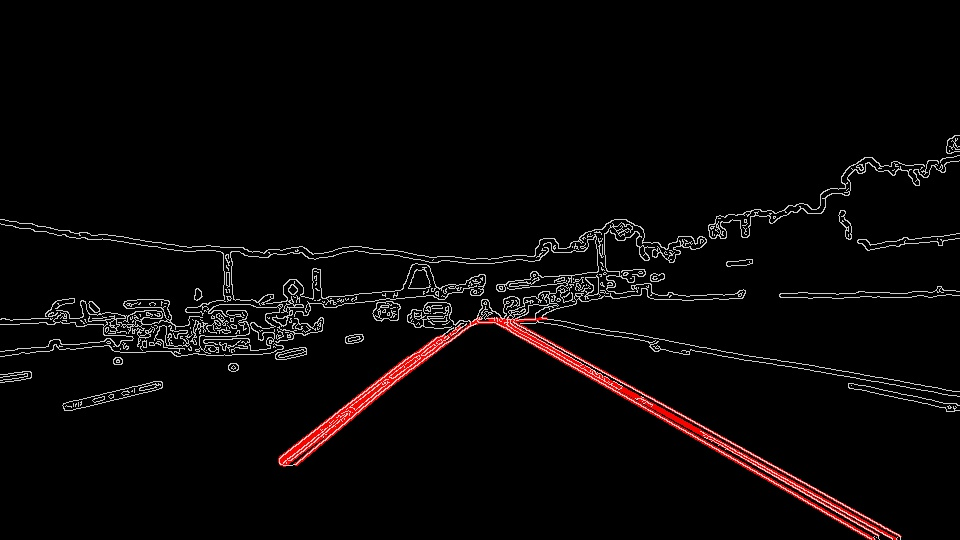
#> input picture test_images/LineLineLinesolidWhiteCurve.jpg, 960 x 540 px; its folder holds only this picture in this run
$ jupyter execute --allow-errors P1.ipynb   (shell and % lines are left out)
#> lines starting #> are read from the running program, lines starting #| are printed output that depends on the picture; after the words box and inside, x2 and y2 are one past the last pixel; in counts of white or black regions, pixels touching at a corner belong together
# **Finding Lane Lines on the Road**
***
In this project, you will use the tools you learned about in the lesson to identify lane lines on the road.  You can develop your pipeline on a series of individual images, and later apply the result to a video stream (really just a series of images). Check out the video clip "raw-lines-example.mp4" (also contained in this repository) to see what the output should look like after using the helper functions below.

Once you have a result that looks roughly like "raw-lines-example.mp4", you'll need to get creative and try to average and/or extrapolate the line segments you've detected to map out the full extent of the lane lines.  You can see an example of the result you're going for in the video "P1_example.mp4".  Ultimately, you would like to draw just one line for the left side of the lane, and one for the right.

---
Let's have a look at our first image called 'test_images/solidWhiteRight.jpg'.  Run the 2 cells below (hit Shift-Enter or the "play" button above) to display the image.

**Note** If, at any point, you encounter frozen display windows or other confounding issues, you can always start again with a clean slate by going to the "Kernel" menu above and selecting "Restart & Clear Output".

---

**The tools you have are color selection, region of interest selection, grayscaling, Gaussian smoothing, Canny Edge Detection and Hough Tranform line detection.  You  are also free to explore and try other techniques that were not presented in the lesson.  Your goal is piece together a pipeline to detect the line segments in the image, then average/extrapolate them and draw them onto the image for display (as below).  Once you have a working pipeline, try it out on the video stream below.**

---

<figure>

 <figcaption>
 <p></p>
 <p style="text-align: center;"> Your output should look something like this (above) after detecting line segments using the helper functions below </p>
 </figcaption>
</figure>
 <p></p>
<figure>

 <figcaption>
 <p></p>
 <p style="text-align: center;"> Your goal is to connect/average/extrapolate line segments to get output like this</p>
 </figcaption>
</figure>

[cell 1]
#importing some useful packages
import matplotlib.pyplot as plt
import matplotlib.image as mpimg
import numpy as np
import cv2

#> (a cell that did not finish here is left out)

**Some OpenCV functions (beyond those introduced in the lesson) that might be useful for this project are:**

`cv2.inRange()` for color selection
`cv2.fillPoly()` for regions selection
`cv2.line()` to draw lines on an image given endpoints
`cv2.addWeighted()` to coadd / overlay two images
`cv2.cvtColor()` to grayscale or change color
`cv2.imwrite()` to output images to file
`cv2.bitwise_and()` to apply a mask to an image

**Check out the OpenCV documentation to learn about these and discover even more awesome functionality!**

Below are some helper functions to help get you started. They should look familiar from the lesson!

[cell 3]
import math

def grayscale(img):
    """Applies the Grayscale transform
    This will return an image with only one color channel
    but NOTE: to see the returned image as grayscale
    (assuming your grayscaled image is called 'gray')
    you should call plt.imshow(gray, cmap='gray')"""
    return cv2.cvtColor(img, cv2.COLOR_RGB2GRAY)
    # Or use BGR2GRAY if you read an image with cv2.imread()
    # return cv2.cvtColor(img, cv2.COLOR_BGR2GRAY)

def canny(img, low_threshold, high_threshold):
    """Applies the Canny transform"""
    return cv2.Canny(img, low_threshold, high_threshold)

def gaussian_blur(img, kernel_size):
    """Applies a Gaussian Noise kernel"""
    return cv2.GaussianBlur(img, (kernel_size, kernel_size), 0)

def region_of_interest(img, vertices):
    """
    Applies an image mask.

    Only keeps the region of the image defined by the polygon
    formed from `vertices`. The rest of the image is set to black.
    """
    #defining a blank mask to start with
    mask = np.zeros_like(img)

    #defining a 3 channel or 1 channel color to fill the mask with depending on the input image
    if len(img.shape) > 2:
        channel_count = img.shape[2]  # i.e. 3 or 4 depending on your image
        ignore_mask_color = (255,) * channel_count
    else:
        ignore_mask_color = 255

    #filling pixels inside the polygon defined by "vertices" with the fill color
    cv2.fillPoly(mask, vertices, ignore_mask_color)

    #returning the image only where mask pixels are nonzero
    masked_image = cv2.bitwise_and(img, mask)
    return masked_image


def draw_lines(img, lines, color=[255, 0, 0], thickness=2):
    """
    NOTE: this is the function you might want to use as a starting point once you want to
    average/extrapolate the line segments you detect to map out the full
    extent of the lane (going from the result shown in raw-lines-example.mp4
    to that shown in P1_example.mp4).

    Think about things like separating line segments by their
    slope ((y2-y1)/(x2-x1)) to decide which segments are part of the left
    line vs. the right line.  Then, you can average the position of each of
    the lines and extrapolate to the top and bottom of the lane.

    This function draws `lines` with `color` and `thickness`.
    Lines are drawn on the image inplace (mutates the image).
    If you want to make the lines semi-transparent, think about combining
    this function with the weighted_img() function below
    """
    for line in lines:
        for x1,y1,x2,y2 in line:
            cv2.line(img, (x1, y1), (x2, y2), color, thickness)

def hough_lines(img, rho, theta, threshold, min_line_len, max_line_gap):
    """
    `img` should be the output of a Canny transform.

    Returns an image with hough lines drawn.
    """
    lines = cv2.HoughLinesP(img, rho, theta, threshold, np.array([]), minLineLength=min_line_len, maxLineGap=max_line_gap)
    line_img = np.zeros((img.shape[0], img.shape[1], 3), dtype=np.uint8)
    draw_lines(line_img, lines)
    return line_img

# Python 3 has support for cool math symbols.

def weighted_img(img, initial_img, α=0.8, β=1., λ=0.):
    """
    `img` is the output of the hough_lines(), An image with lines drawn on it.
    Should be a blank image (all black) with lines drawn on it.

    `initial_img` should be the image before any processing.

    The result image is computed as follows:

    initial_img * α + img * β + λ
    NOTE: initial_img and img must be the same shape!
    """
    return cv2.addWeighted(initial_img, α, img, β, λ)

## Test on Images

Now you should build your pipeline to work on the images in the directory "test_images"
**You should make sure your pipeline works well on these images before you try the videos.**

[cell 4]
import os
test_images_list = os.listdir("test_images/")
#> test_images_list = ['LineLineLinesolidWhiteCurve.jpg']

run your solution on all test_images and make copies into the test_images directory).

[cell 5]
# TODO: Build your pipeline that will draw lane lines on the test_images
# then save them to the test_images directory.


def detect_lanes_image(image_org):
    image = np.copy(image_org)
    gray = grayscale(image)

    # Define a kernel size and apply Gaussian smoothing
    kernel_size = 5
    blur_gray = gaussian_blur(gray,kernel_size)

    # Define our parameters for Canny and apply
    low_threshold = 50
    high_threshold = 150
    edges = canny(blur_gray, low_threshold, high_threshold)

    # Next we'll create a masked edges image using cv2.fillPoly()
    # This time we are defining a four sided polygon to mask
    imshape = image.shape
    vertices = np.array([[(0,imshape[0]),(imshape[1] * 0.5, imshape[0]* 0.59), (imshape[1] * 0.58, imshape[0] * 0.59), (imshape[1],imshape[0])]], dtype=np.int32)
    masked_edges = region_of_interest(edges, vertices)

    # Define the Hough transform parameters
    # Make a blank the same size as our image to draw on
    rho = 1 # distance resolution in pixels of the Hough grid
    theta = np.pi/180 # angular resolution in radians of the Hough grid
    threshold = 40     # minimum number of votes (intersections in Hough grid cell)
    min_line_length = 5 #minimum number of pixels making up a line
    max_line_gap = 100    # maximum gap in pixels between connectable line segments

    line_image = hough_lines(masked_edges, rho, theta, threshold, min_line_length, max_line_gap)

    # Create a "color" binary image to combine with line image
    color_edges = np.dstack((edges, edges, edges))

    # Draw the lines on the edge image
    lines_edges = weighted_img(line_image, color_edges)
    return lines_edges

for image_entry in test_images_list:
     #reading in an image
    print(image_entry)
#| LineLineLinesolidWhiteCurve.jpg
    image_org = mpimg.imread('test_images/' + image_entry)
#> image_org is the input picture: shape (540, 960, 3); mean R, G, B 9.5, 6.9, 6.9
    print('This image is: ',type(image_org),
         'with dimensions:', image_org.shape)
#| This image is:  <class 'numpy.ndarray'> with dimensions: (540, 960, 3)
    plt.imshow(image_org)
    lines_edges = detect_lanes_image(image_org)
#> in gaussian_blur, `return cv2.GaussianBlur(img, (kernel_size, kernel_size), 0)`:
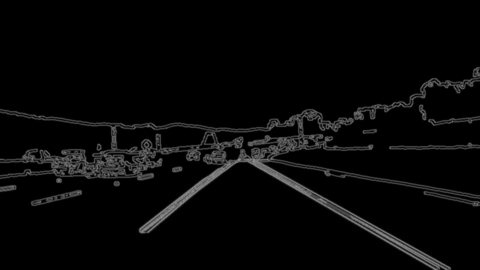
#> returned value: shape (540, 960) (shown at 1/2 size); min 0, max 151, mean 7.7
#> in canny, `return cv2.Canny(img, low_threshold, high_threshold)`:
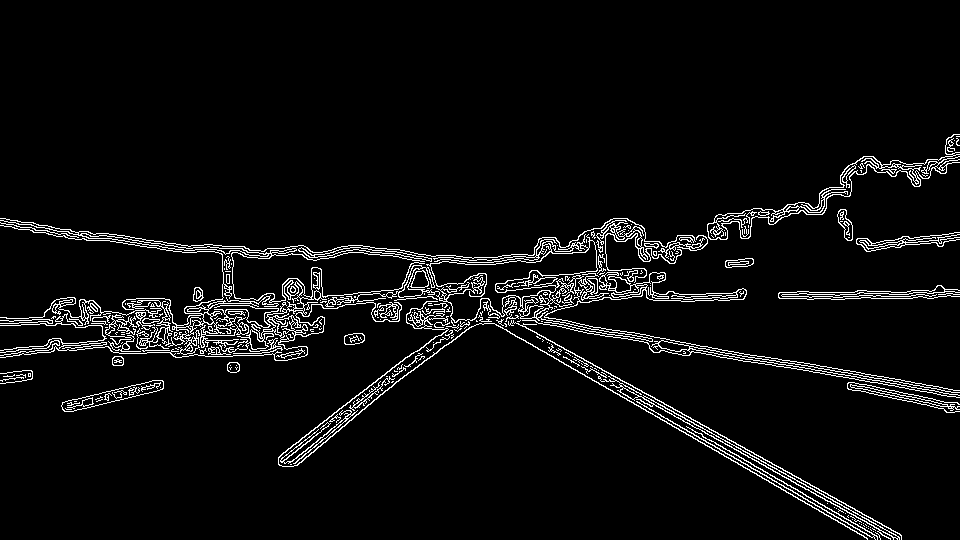
#> returned value: shape (540, 960); 4.8% white in thin lines or dots, all inside (x1, y1, x2, y2) = (0, 134, 960, 540)
#> in region_of_interest, `cv2.fillPoly(mask, vertices, ignore_mask_color)`:
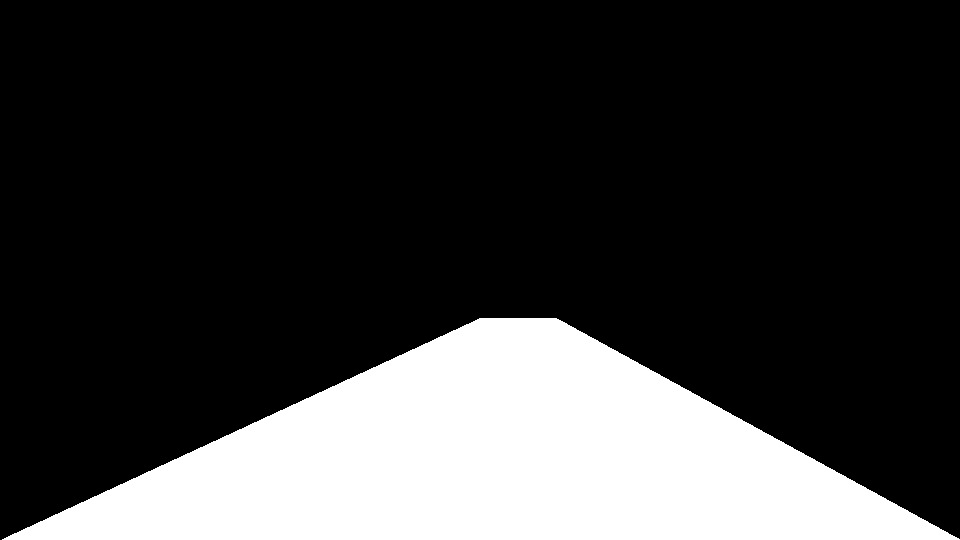
#> mask: shape (540, 960); 22.2% white; 1 white region, box (x1, y1, x2, y2) and area: (2, 318, 960, 540) 115104
#> in region_of_interest, `masked_image = cv2.bitwise_and(img, mask)`:
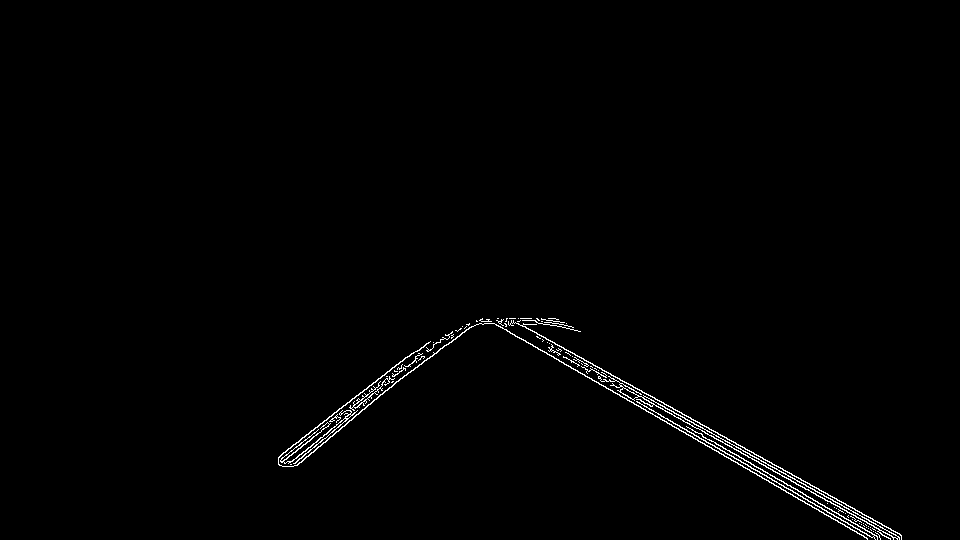
#> masked_image: shape (540, 960); 0.89% white in thin lines or dots, all inside (x1, y1, x2, y2) = (278, 318, 902, 540)
#> in hough_lines, `lines = cv2.HoughLinesP(img, rho, theta, threshold, np.array([]), minL..`: lines = 26 rows, first 6: [487, 319, 867, 538], [509, 318, 901, 535], [496, 320, 875, 539], [506, 319, 901, 538], [501, 319, 897, 539], [549, 347, 880, 538]
#> the loop in draw_lines, `for line in lines:` made 26 passes
#> after the loop in draw_lines, `for line in lines:`:
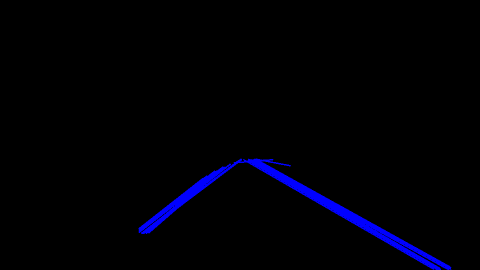
#> img: shape (540, 960, 3) (shown at 1/2 size); mean of channels 0, 1, 2 6.1, 0, 0; drawn as B, G, R
#> in weighted_img, `return cv2.addWeighted(initial_img, α, img, β, λ)`:
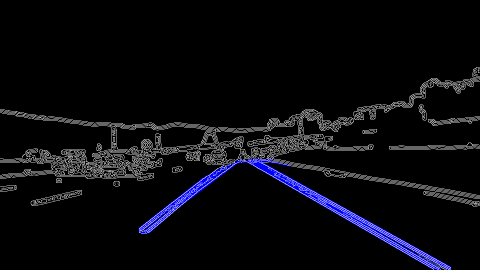
#> returned value: shape (540, 960, 3) (shown at 1/2 size); mean of channels 0, 1, 2 14.2, 9.9, 9.9; drawn as B, G, R
    plt.imshow(lines_edges)
    mpimg.imsave('test_images/' + 'Line' + image_entry, lines_edges)
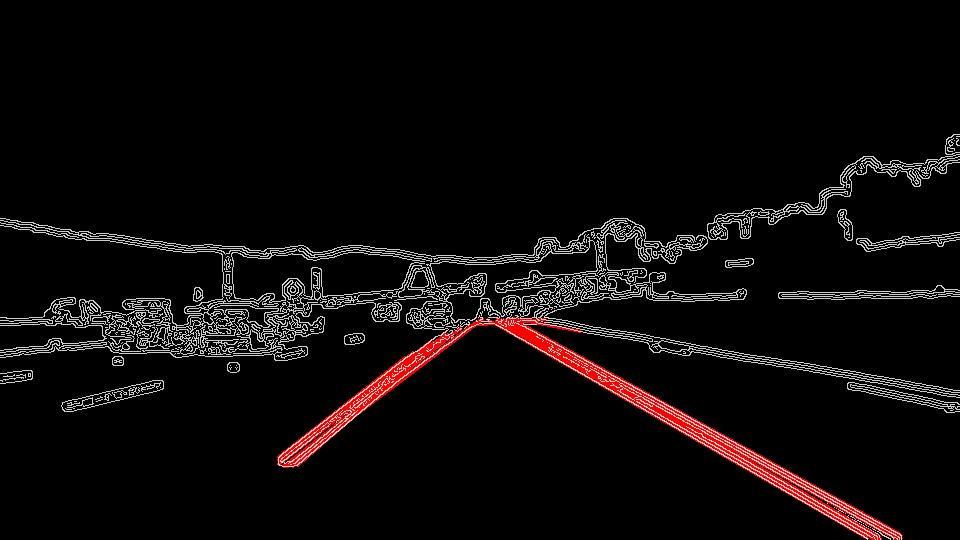
#> saved as LineLineLineLinesolidWhiteCurve.jpg: shape (540, 960, 3); mean R, G, B 14.1, 10.4, 10.4

$ run again, on test_images/LineLineLinesolidYellowLeft.jpg
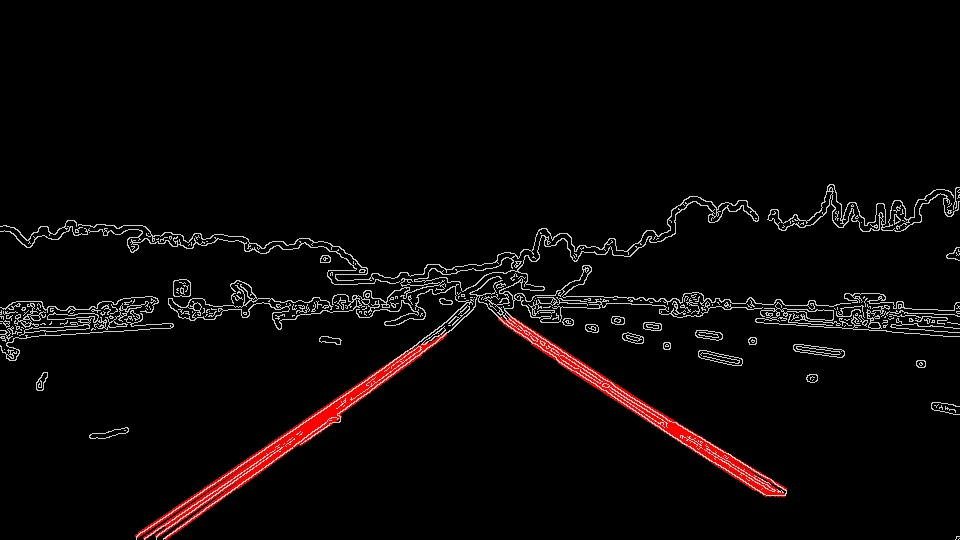
#> input picture test_images/LineLineLinesolidYellowLeft.jpg, 960 x 540 px
#> test_images_list = ['LineLineLinesolidYellowLeft.jpg']
#| LineLineLinesolidYellowLeft.jpg
#> image_org is the input picture: shape (540, 960, 3); mean R, G, B 10.2, 6.9, 6.9
#| This image is:  <class 'numpy.ndarray'> with dimensions: (540, 960, 3)
#> in canny, `return cv2.Canny(img, low_threshold, high_threshold)`:
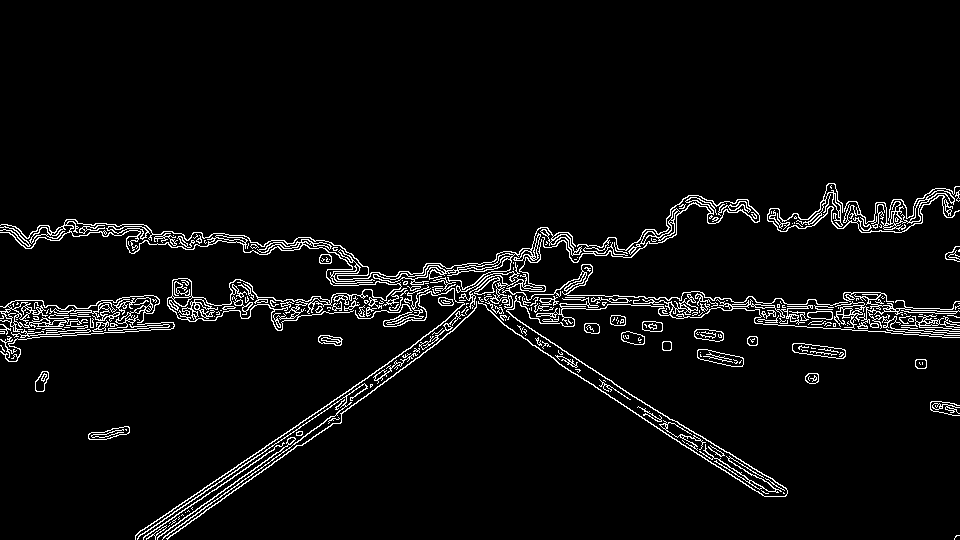
#> returned value: shape (540, 960); 4.5% white in thin lines or dots, all inside (x1, y1, x2, y2) = (0, 183, 960, 540)
#> mask: shape (540, 960); 22.2% white; 1 white region, box (x1, y1, x2, y2) and area: (2, 318, 960, 540) 115104
#> masked_image: shape (540, 960); 0.83% white in thin lines or dots, all inside (x1, y1, x2, y2) = (135, 318, 956, 540)
#> lines = 28 rows, first 6: [167, 539, 443, 338], [143, 537, 438, 338], [138, 532, 398, 356], [135, 538, 416, 349], [556, 361, 764, 496], [516, 319, 786, 495]
#> the loop in draw_lines, `for line in lines:` made 28 passes
#> `mpimg.imsave('test_images/' + 'Line' + image_entry, lines_edges)`:
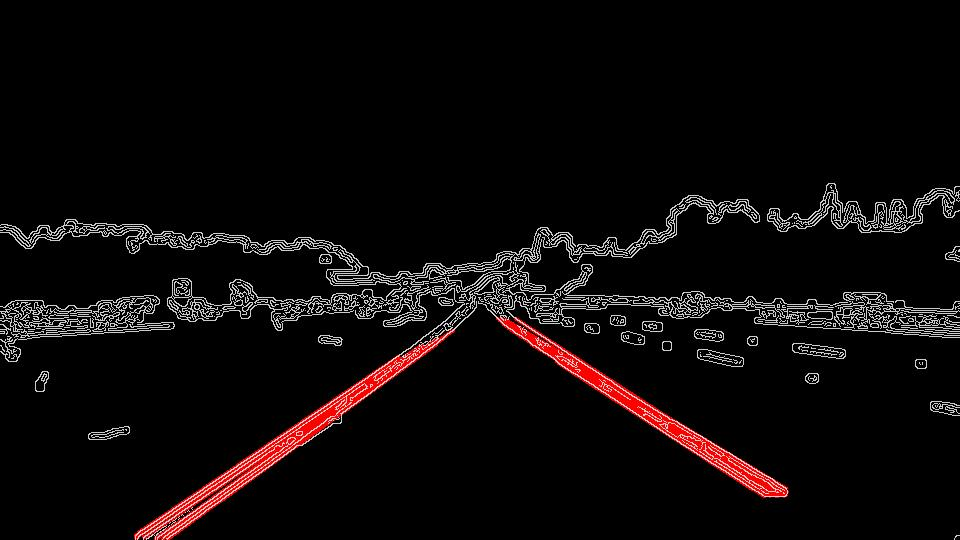
#> saved as LineLineLineLinesolidYellowLeft.jpg: shape (540, 960, 3); mean R, G, B 13.7, 9.8, 9.8
